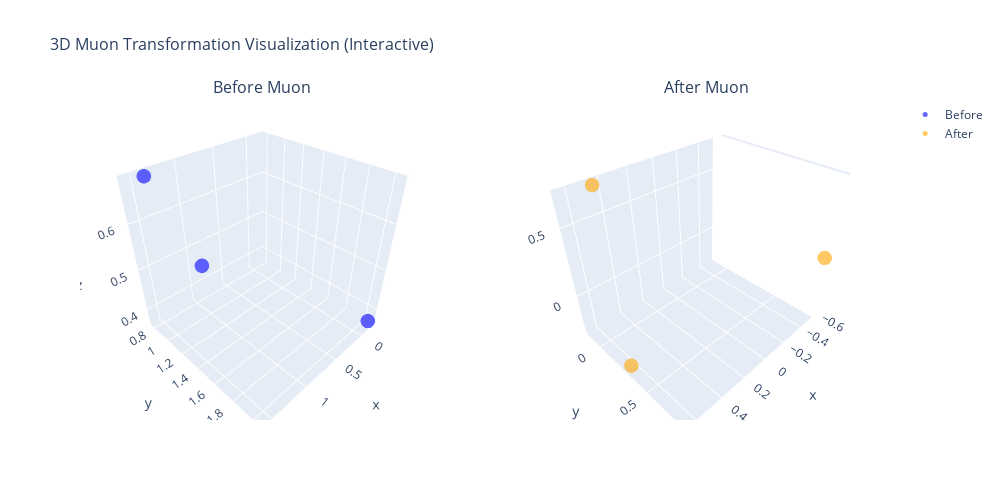

Notebook cell for this chart:
### Markdown cell above
# 3D Visualization (Interactive with Plotly)

Sample random Nx3 matrices and create interactive 3D visualizations.

### Code cell
def visualize_3d_transformation(N=100, seed=42):
    """
    Create interactive 3D visualization of Muon transformation using Plotly.
    Each row represents a 3D point.
    
    Args:
        N: Number of points
        seed: Random seed for reproducibility
    """
    torch.manual_seed(seed)
    np.random.seed(seed)
    
    # Sample random Nx3 matrix
    G = torch.randn(N, 3, dtype=torch.float32) + torch.tensor([1.0, 1.0, 1.0])
    
    # Apply Muon
    G_muon = newtonschulz5(G)
    
    # Convert to numpy for plotting
    G_np = G.numpy()
    G_muon_np = G_muon.numpy()
    
    # Create subplots with Plotly
    fig = make_subplots(
        rows=1, cols=2,
        subplot_titles=('Before Muon', 'After Muon'),
        specs=[[{'type': 'scatter3d'}, {'type': 'scatter3d'}]],
        horizontal_spacing=0.1
    )
    
    # Before Muon
    fig.add_trace(
        go.Scatter3d(
            x=G_np[:, 0],
            y=G_np[:, 1],
            z=G_np[:, 2],
            mode='markers',
            marker=dict(
                size=5,
                color='blue',
                opacity=0.6
            ),
            name='Before'
        ),
        row=1, col=1
    )
    
    # After Muon
    fig.add_trace(
        go.Scatter3d(
            x=G_muon_np[:, 0],
            y=G_muon_np[:, 1],
            z=G_muon_np[:, 2],
            mode='markers',
            marker=dict(
                size=5,
                color='orange',
                opacity=0.6
            ),
            name='After'
        ),
        row=1, col=2
    )
    
    # Update layout
    fig.update_layout(
        title_text="3D Muon Transformation Visualization (Interactive)",
        title_font_size=16,
        width=1000,
        height=500,
        showlegend=True
    )
    
    fig.show()
    
    # Print statistics
    print(f"\n3D Statistics:")
    print(f"Before Muon - Mean: {G_np.mean(axis=0)}, Std: {G_np.std(axis=0)}")
    print(f"After Muon  - Mean: {G_muon_np.mean(axis=0)}, Std: {G_muon_np.std(axis=0)}")
    print(f"Frobenius norm before: {np.linalg.norm(G_np):.4f}")
    print(f"Frobenius norm after:  {np.linalg.norm(G_muon_np):.4f}")

# Run 3D visualization
visualize_3d_transformation(N=3, seed=2)

### Figure 1 — Plotly figure (JSON) as saved in the notebook; plotly's stock layout.template omitted (floating-point values rounded to 4 significant figures)
{"data": [{"marker": {"color": "blue", "opacity": 0.6, "size": 5}, "mode": "markers", "name": "Before", "scene": "scene", "type": "scatter3d", "x": [1.392, -0.205, 1.573], "y": [0.7764, 2.044, 1.541], "z": [0.6805, 0.3668, 0.6081]}, {"marker": {"color": "orange", "opacity": 0.6, "size": 5}, "mode": "markers", "name": "After", "scene": "scene2", "type": "scatter3d", "x": [0.4554, -0.6089, 0.6422], "y": [-0.1437, 0.7995, 0.2939], "z": [0.6992, 0.1414, -0.2972]}], "layout": {"annotations": [{"font": {"size": 16}, "showarrow": false, "text": "Before Muon", "x": 0.225, "xanchor": "center", "xref": "paper", "y": 1, "yanchor": "bottom", "yref": "paper"}, {"font": {"size": 16}, "showarrow": false, "text": "After Muon", "x": 0.775, "xanchor": "center", "xref": "paper", "y": 1, "yanchor": "bottom", "yref": "paper"}], "height": 500, "scene": {"domain": {"x": [0, 0.45], "y": [0, 1]}}, "scene2": {"domain": {"x": [0.55, 1], "y": [0, 1]}}, "showlegend": true, "title": {"font": {"size": 16}, "text": "3D Muon Transformation Visualization (Interactive)"}, "width": 1000}}
